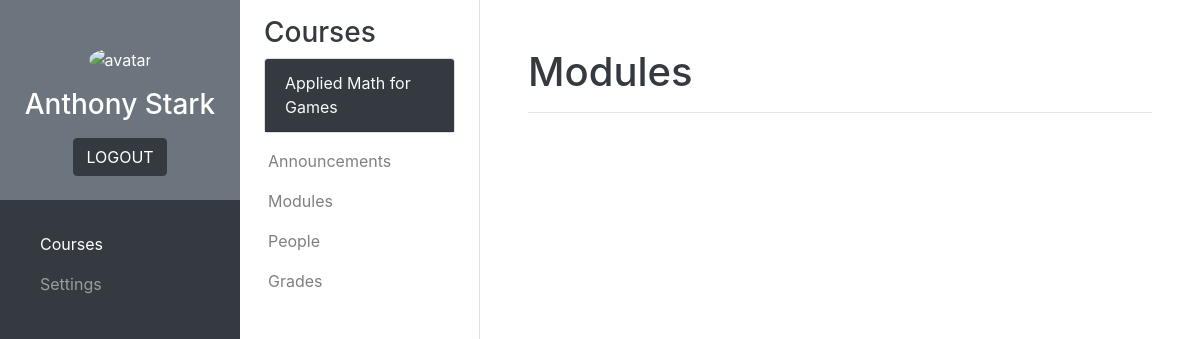
The page /courses/student/student_modules.php?course=3 (signed in) on the database as committed earlier.
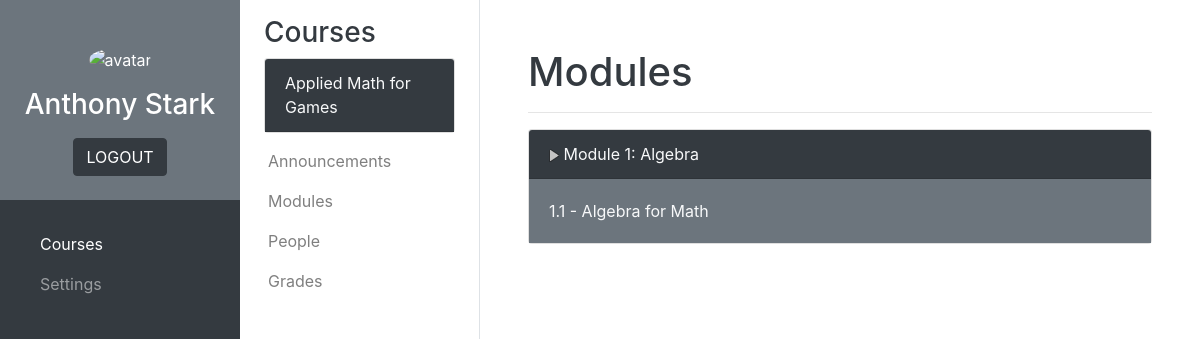
The same page on the database as committed later.
### tables this page shows
CREATE TABLE `modules_main` (
  `Module_ID` int(11) NOT NULL,
  `Course_number` int(11) NOT NULL,
  `Module_number` varchar(10) NOT NULL,
  `Module_name` varchar(50) NOT NULL,
  `Module_type` varchar(20) NOT NULL,
  `Published` tinyint(1) NOT NULL
);

### php_scripts/connect.php (called while the page is built, shortened)
<?php
    $servername = "localhost";
    $username = "root";
    $password = "";
    $db = "school_management_db";
    $conn = new mysqli($servername, $username, $password, $db);
    function sql($comm) {
        global $conn;
        $result = $conn->query($comm);
        return $result;
    }
?>

### courses/student/student_modules.php (the view, shortened to what this page needs)
<?php
    include('../../php_scripts/connect.php');
?>
<!DOCTYPE html>
<html lang="en">
    <head>
        <link rel="stylesheet" href="https://cdn.jsdelivr.net/npm/bootstrap@4.6.1/dist/css/bootstrap.min.css">
        <link rel="stylesheet" href="../../css/styles.css">
    </head>
    <body>
        <?php include('../courses_main_sidebar.php'); ?>
        <?php include('../courses_sub_sidebar_student.php'); ?>
        <main>
            <div id="modules" class="container-fluid p-5">
                <h1 class="text-dark">Modules</h1>
                <hr/>
                <div id="content">
                    <?php
                        $course_num = $_GET['course'];
                        $course_modules_header = sql("SELECT * FROM modules_main WHERE Course_number = $course_num AND Module_type = 'Header' ORDER BY Module_number");
                        if ($course_modules_header->num_rows > 0) {
                            while ($row_header = $course_modules_header->fetch_assoc()) {
                                echo "
                                    <div class=\"card mb-3\">
                                        <div class=\"card-header bg-dark\">
                                            <a class=\"card-link text-light collapse-link\" data-toggle=\"collapse\" href=\"#module-" . $row_header["Module_number"] . "\">
                                            <img class=\"card-img-top collapse-icon\" src=\"../../icons/collapse_button.png\">
                                            Module " . $row_header["Module_number"] . ": " . $row_header["Module_name"] . "</a>
                                        </div>
                                        <div id=\"module-" . $row_header["Module_number"] . "\" class=\"collapse show\">
                                            <div class=\"card-body bg-secondary\">
                                ";
                                $module_num = $row_header["Module_number"];
                                $modules_non_header = sql("SELECT * FROM modules_main WHERE Course_number = $course_num AND NOT Module_type = 'Header' AND Module_number LIKE '$module_num%' ORDER BY Module_number");
                                if ($modules_non_header->num_rows > 0) {
                                    while ($non_header_row = $modules_non_header->fetch_assoc()) {
                                        echo "<a class=\"card-link text-light\" href=\"student_module_";
                                        switch ($non_header_row["Module_type"]) {
                                            case "Lesson":
                                                echo "lesson";
                                                break;
                                        }
                                        echo ".php?course=" . $course_num . "&module_id=" . $non_header_row["Module_ID"] . "\">" . $non_header_row["Module_number"] . " - " . $non_header_row["Module_name"] . "</a>";
                                    }
                                }
                                echo "
                                            </div>
                                        </div>
                                    </div>
                                ";
                            }
                        }
                    ?>
                </div>
            </div>
        </main>
    </body>
</html>

Rows that differ between the two databases and show on the page:
added modules_main: Module_number "1", Module_name "Algebra", shown under "Modules"
added modules_main: Module_number "1.1", Module_name "Algebra for Math", shown under "1"
